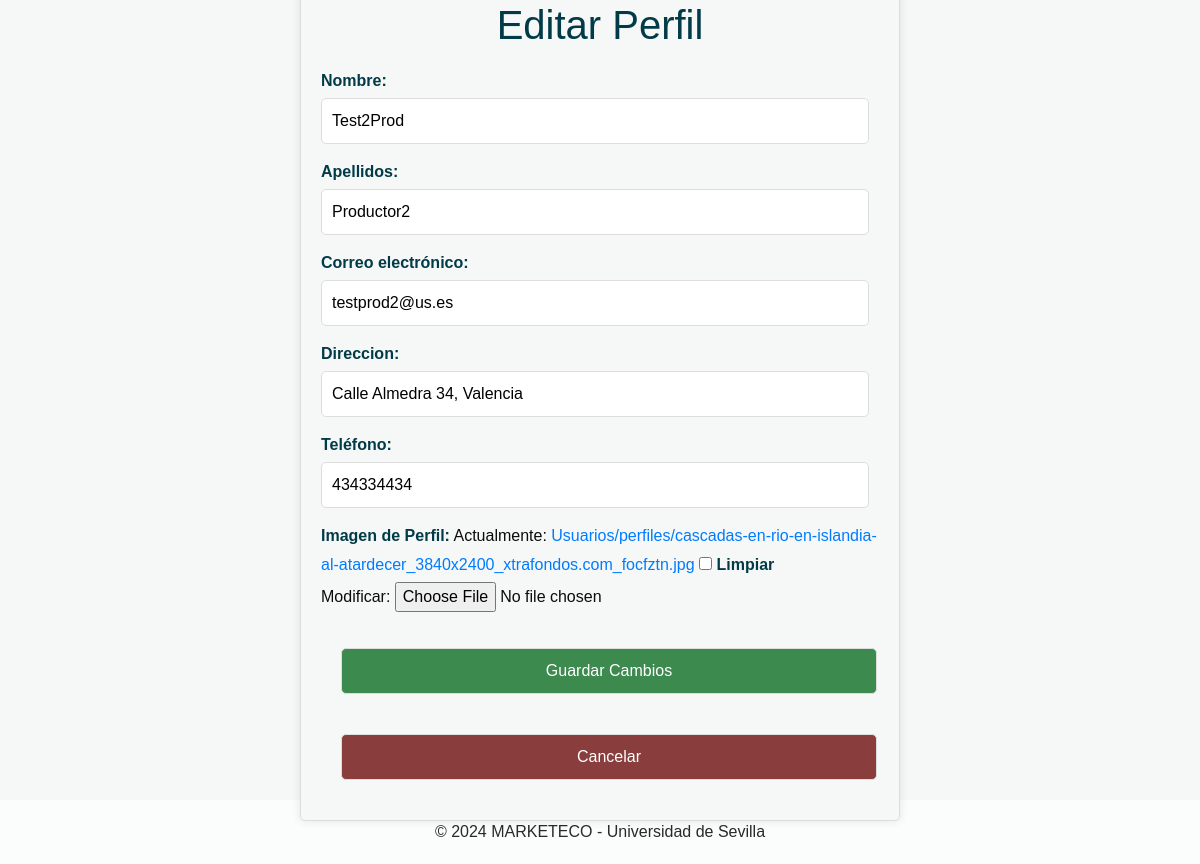
The app's page /usuarios/editar_perfil/ (signed in) with its own data.
### Apps/Usuarios/models.py (models this page shows)
class Consumidor(AbstractUser):
    username = models.CharField('Username', blank=True, max_length=50)
    email = models.EmailField('Correo electrónico', unique=True, max_length=100)
    nombre = models.CharField('Nombre', max_length=254, blank=True, null=True)
    apellidos = models.CharField('Apellidos', max_length=254, blank=True, null=True)
    direccion = models.CharField('Direccion', max_length=255, blank=True, null=True)
    telefono = models.CharField('Teléfono', max_length=20, blank=True, null=True)
    fecha_alta = models.DateTimeField('Fecha de Alta', auto_now_add=True)
    photo = models.ImageField('Imagen de Perfil', upload_to='Usuarios/perfiles/', blank=True, null=True)
    photo_url = models.URLField('URL de Imagen de Perfil', blank=True, null=True)
    is_productor = models.BooleanField(default=False)
    is_active = models.BooleanField(default=True)
    is_staff = models.BooleanField(default=False)
    is_superuser = models.BooleanField(default=False)
    USERNAME_FIELD = 'email'
    REQUIRED_FIELDS = []
    objects = CustomUserManager()
    class Meta:
        verbose_name_plural = "Consumidores"

### Apps/Usuarios/views.py (the view)
# urls.py: path('usuarios/editar_perfil/', usuarios_views.edit_profile, name='edit_profile'),
@login_required
def edit_profile(request):
    user = request.user
    if request.method == 'POST':
        form = ProfileEditForm(request.POST, request.FILES, instance=user)
        if form.is_valid():
            form.save()
            messages.success(request, 'Tu perfil ha sido actualizado.')
            user_data = {
                'user': request.POST['email'],
                'nombre': request.POST['nombre'],
                'apellidos': request.POST['apellidos'],
                'direccion': request.POST['direccion'],
                'telefono': request.POST['telefono']
            }
            actualizar_consumidor_en_firebase(request, user_data)
            return redirect('perfil')  # Redirige al perfil después de la edición
    else:
        form = ProfileEditForm(instance=user)
    return render(request, 'edit_profile.html', {'form': form})

### Apps/Usuarios/forms.py
class ProfileEditForm(forms.ModelForm):
    class Meta:
        model = Consumidor
        fields = ['nombre', 'apellidos', 'email', 'direccion', 'telefono', 'photo']

### Apps/Usuarios/templates/edit_profile.html (shortened to what this page needs)
<!DOCTYPE html>
<html lang="en">
<head>
    <link rel="stylesheet" type="text/css" href="https://cdnjs.cloudflare.com/ajax/libs/OwlCarousel2/2.1.3/assets/owl.carousel.min.css" />
    <link rel="stylesheet" type="text/css" href="/../static/css/bootstrap.css"/>
    <link href="/../static/css/style.css" rel="stylesheet" />
    <link href="/../static/css/responsive.css" rel="stylesheet" />
</head>
<body>
    <div class="container_perfil">
        <div class="perfil_form">
            <h1>Editar Perfil</h1>
            <form method="post" enctype="multipart/form-data">
                {{ form.as_p }}
                {% load socialaccount %}
                {% if not socialaccount%}
                <button type="submit" class="btn">Guardar Cambios</button>
                {% else %}
                <div class="button_group">
                    <a href="/usuarios/password_reset/" class="btn btn_pass">Editar Contraseña</a>
                    <button type="submit" class="btn">Guardar Cambios</button>
                </div>
                {% endif %}
            </form>
            <a href="{% url 'perfil' %}" class="btn btn-cancel">Cancelar</a>
        </div>
    </div>
        <section class="container-fluid footer_section">
            <p>
            &copy;  2024 MARKETECO - Universidad de Sevilla </a>
            </p>
        </section>
</body>
</html>

### static/css/style.css (style rules this page uses)
body { font-family: "Poppins", sans-serif; color: #0c0c0c; background-color: #ffffff; }
a, a:hover, a:focus { text-decoration: none; }
.btn, .btn:focus { outline: none !important; -webkit-box-shadow: none; box-shadow: none; }
.footer_section { background-color: #fbfdfd; padding: 20px; font-weight: 500; }
.footer_section p { color: #292929; margin: 0; text-align: center; }

### Apps/Usuarios/templates/edit_profile.html (style rules this page uses)
body, html { height: 100%; margin: 0; font-family: Arial, sans-serif; }
.container_perfil { background-color: #f6f8f7; height: 100vh; display: flex; justify-content: center; align-items: center; }
.perfil_form { width: 100%; padding: 20px; margin: 300px; border: 1px solid #ddd; border-radius: 5px; background-color: #f6f8f7; box-shadow: 0 0 10px rgba(0, 0, 0, 0.1); }
.perfil_form label { margin-bottom: 5px; color: #023b48; font-weight: bold; }
.perfil_form input[type="text"], .perfil_form input[type="email"], .perfil_form input[type="password"] { width: calc(100% - 10px); padding: 10px; border: 1px solid #ddd; border-radius: 5px; box-sizing: border-box; }
.perfil_form h1 { text-align: center; margin-bottom: 20px; color: #023b48; }
.btn { width: calc(100% - 22px); padding: 10px; margin: 20px; border: 1px solid #ddd; border-radius: 5px; box-sizing: border-box; background-color: #3d8a4f; color: #ffffff; cursor: pointer; transition: background-color 0.3s ease; }
.btn-cancel { width: calc(100% - 22px); padding: 10px; margin: 20px; border: 1px solid #ddd; border-radius: 5px; box-sizing: border-box; background-color: #8a3d3d; color: #ffffff; cursor: pointer; transition: background-color 0.3s ease; }

### records on screen
Consumidor: nombre "Test2Prod", apellidos "Productor2", email "testprod2@us.es", direccion "Calle Almedra 34, Valencia", telefono "434334434"
